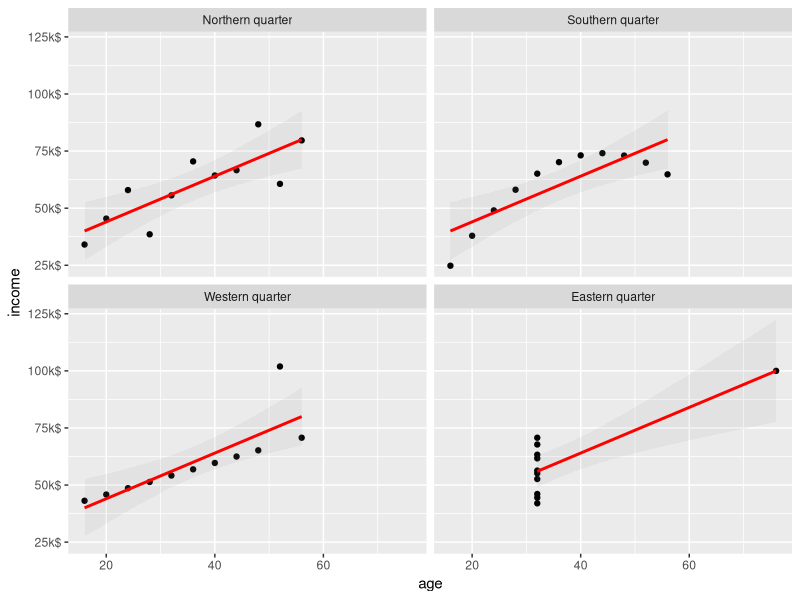

Source code (R):
## ---- chunk 1
knitr::opts_chunk$set(
  collapse = TRUE
, comment = NA
)

library(tidyverse)
## ---- chunk 2
data("anscombe")
head(anscombe, 3)
## ---- chunk 3
kdollars <- function(x){paste0(x, "k$")}
  
library(tidyverse)
anscombe_d <- 
  anscombe %>% 
  mutate(row = row_number()) %>%
  gather(var, value, -row) %>% 
  separate(var, into=c("var", "ds"), sep = 1) %>% 
  spread(var, value) %>% 
  mutate( district = factor(ds, 1:4, paste0(c("North", "South", "West", "East"), "ern quarter"))
        , income = 8 * y
        , age = 4 * x
        ) %>% 
  select(-row) 

anscombe_d %>% 
  group_by(district) %>% 
  summarize( income_mean  = mean(income) %>% round(1) %>% kdollars()
           , income_sd    = sd(income) %>% round(1) %>% kdollars()
           ) %>% 
  knitr::kable(digits=1)
## ---- chunk 4
anscombe_d %>% 
  group_by(district) %>% 
  summarize( age_mean = mean(age)
           , age_sd   = sd(age)
           ) %>% 
  knitr::kable(digits=1)
## ---- chunk 5
anscombe_d %>% 
  split(.$district) %>%  # split per district
  sapply(function(d){
    lm(income ~ age, data = d) %>% 
      coef() %>% 
      round(1)
  }) %>% 
  t() %>% 
  as.data.frame()
## ---- chunk 6
ggplot(anscombe_d, aes(x = age, y = income)) +  
  geom_point() + 
  geom_smooth(method="lm", se = T, col="red", alpha=0.1) +
  facet_wrap(~ district) +  scale_y_continuous(labels = function(x){paste0(x, "k$")})
